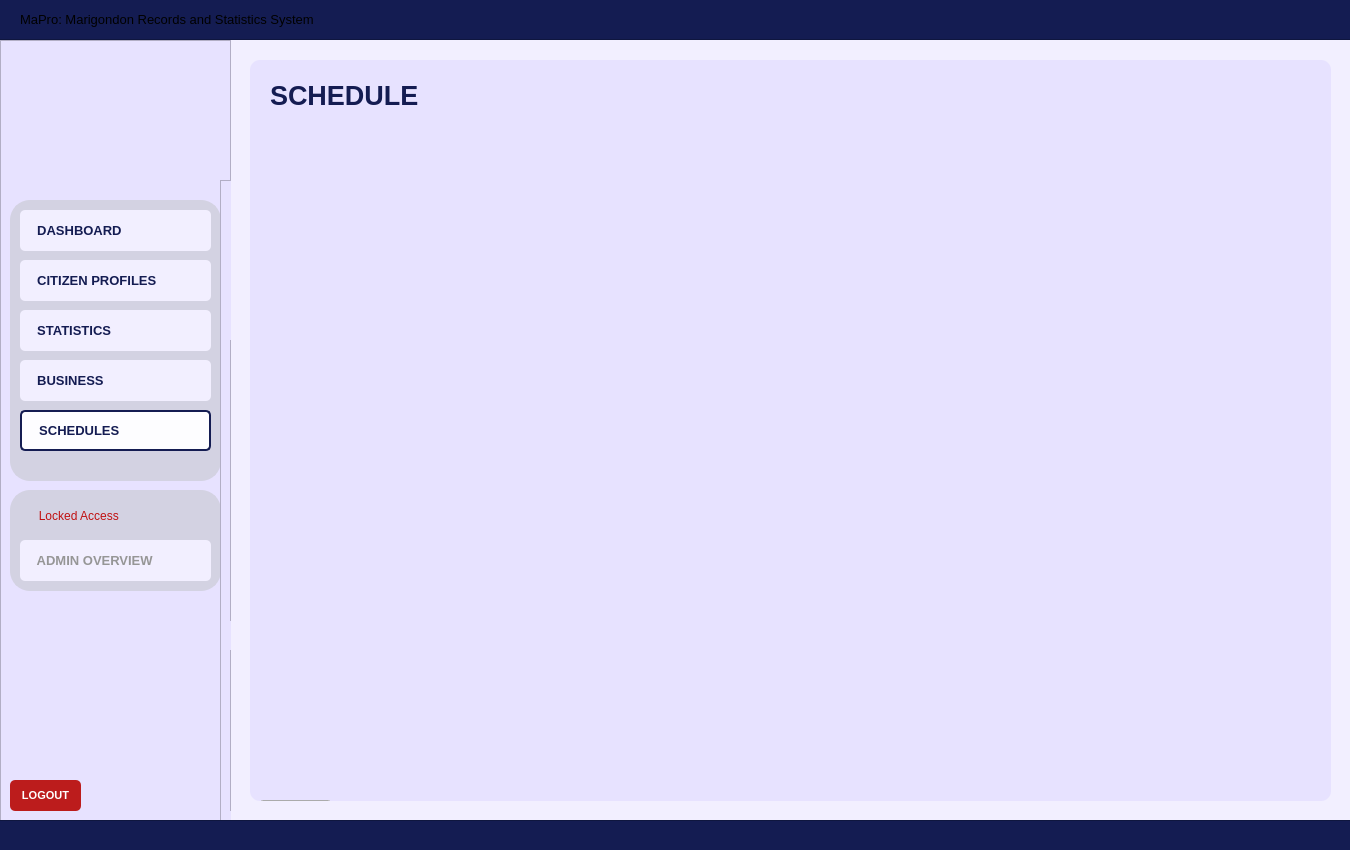
<?xml version="1.0" encoding="UTF-8"?>
<ui version="4.0">
 <class>User_dashboardWidget</class>
 <widget class="QWidget" name="User_dashboardWidget">
  <property name="geometry">
   <rect>
    <x>0</x>
    <y>0</y>
    <width>1350</width>
    <height>850</height>
   </rect>
  </property>
  <property name="sizePolicy">
   <sizepolicy hsizetype="Fixed" vsizetype="Fixed">
    <horstretch>0</horstretch>
    <verstretch>0</verstretch>
   </sizepolicy>
  </property>
  <property name="maximumSize">
   <size>
    <width>1350</width>
    <height>850</height>
   </size>
  </property>
  <property name="windowTitle">
   <string>Form</string>
  </property>
  <property name="styleSheet">
   <string notr="true">#User_dashboardWidget{
	background-color: #f2efff;
}</string>
  </property>
  <widget class="QFrame" name="baseNavFrame">
   <property name="geometry">
    <rect>
     <x>0</x>
     <y>40</y>
     <width>231</width>
     <height>781</height>
    </rect>
   </property>
   <property name="styleSheet">
    <string notr="true">#baseNavFrame {
	background-color: #e7e2ff;
}</string>
   </property>
   <property name="frameShape">
    <enum>QFrame::Shape::StyledPanel</enum>
   </property>
   <property name="frameShadow">
    <enum>QFrame::Shadow::Raised</enum>
   </property>
   <widget class="QFrame" name="baseNavFramesub1">
    <property name="geometry">
     <rect>
      <x>10</x>
      <y>160</y>
      <width>211</width>
      <height>281</height>
     </rect>
    </property>
    <property name="autoFillBackground">
     <bool>false</bool>
    </property>
    <property name="styleSheet">
     <string notr="true">#baseNavFramesub1{
	background-color: #d3d2e2;
	border-radius: 20px;
	border: 2px solid #d3d2e2;
	opacity: 0.1;
}</string>
    </property>
    <property name="frameShape">
     <enum>QFrame::Shape::StyledPanel</enum>
    </property>
    <property name="frameShadow">
     <enum>QFrame::Shadow::Raised</enum>
    </property>
    <widget class="QPushButton" name="nav_buttonDashboard">
     <property name="geometry">
      <rect>
       <x>10</x>
       <y>10</y>
       <width>191</width>
       <height>41</height>
      </rect>
     </property>
     <property name="font">
      <font>
       <family>Arial</family>
       <pointsize>10</pointsize>
       <bold>true</bold>
      </font>
     </property>
     <property name="cursor">
      <cursorShape>PointingHandCursor</cursorShape>
     </property>
     <property name="layoutDirection">
      <enum>Qt::LayoutDirection::LeftToRight</enum>
     </property>
     <property name="styleSheet">
      <string notr="true">#nav_buttonDashboard {
    background-color: #f2efff;
    color: #141c52;
    border-radius: 5px;
	text-align: left;
	padding: 10px;
}
#nav_buttonDashboard:hover {
    background-color: #fdfdff; /* Slightly lighter blue when hovered */
}
#nav_buttonDashboard:pressed {
    background-color: #e7e5f4; /* Darker blue when clicked */
}</string>
     </property>
     <property name="text">
      <string>  DASHBOARD</string>
     </property>
     <property name="icon">
      <iconset>
       <normaloff>../../Assets/Icons/icon_dashboard.svg</normaloff>../../Assets/Icons/icon_dashboard.svg</iconset>
     </property>
     <property name="iconSize">
      <size>
       <width>30</width>
       <height>30</height>
      </size>
     </property>
    </widget>
    <widget class="QPushButton" name="nav_buttonCitizenProfiles">
     <property name="geometry">
      <rect>
       <x>10</x>
       <y>60</y>
       <width>191</width>
       <height>41</height>
      </rect>
     </property>
     <property name="font">
      <font>
       <family>Arial</family>
       <pointsize>10</pointsize>
       <bold>true</bold>
      </font>
     </property>
     <property name="cursor">
      <cursorShape>PointingHandCursor</cursorShape>
     </property>
     <property name="styleSheet">
      <string notr="true">#nav_buttonCitizenProfiles {
    background-color: #f2efff;
    color: #141c52;
    border-radius: 5px;
	text-align: left;;
    padding: 10px; /* Optional: Adjusts spacing inside the button */
}
#nav_buttonCitizenProfiles:hover {
    background-color: #fdfdff; /* Slightly lighter blue when hovered */
}
#nav_buttonCitizenProfiles:pressed {
    background-color: #e7e5f4; /* Darker blue when clicked */
}</string>
     </property>
     <property name="text">
      <string>  CITIZEN PROFILES</string>
     </property>
     <property name="icon">
      <iconset>
       <normaloff>../../Assets/Icons/icon_citizenprofiles.svg</normaloff>../../Assets/Icons/icon_citizenprofiles.svg</iconset>
     </property>
     <property name="iconSize">
      <size>
       <width>30</width>
       <height>30</height>
      </size>
     </property>
    </widget>
    <widget class="QPushButton" name="nav_buttonStatistics">
     <property name="geometry">
      <rect>
       <x>10</x>
       <y>110</y>
       <width>191</width>
       <height>41</height>
      </rect>
     </property>
     <property name="font">
      <font>
       <family>Arial</family>
       <pointsize>10</pointsize>
       <bold>true</bold>
      </font>
     </property>
     <property name="cursor">
      <cursorShape>PointingHandCursor</cursorShape>
     </property>
     <property name="styleSheet">
      <string notr="true">#nav_buttonStatistics {
    background-color: #f2efff;
    color: #141c52;
    border-radius: 5px;
	text-align: left;
    padding: 10px; /* Optional: Adjusts spacing inside the button */
}
#nav_buttonStatistics:hover {
    background-color: #fdfdff; /* Slightly lighter blue when hovered */
}
#nav_buttonStatistics:pressed {
    background-color: #e7e5f4; /* Darker blue when clicked */
}
</string>
     </property>
     <property name="text">
      <string>  STATISTICS</string>
     </property>
     <property name="icon">
      <iconset>
       <normaloff>../../Assets/Icons/icon_statistics.svg</normaloff>../../Assets/Icons/icon_statistics.svg</iconset>
     </property>
     <property name="iconSize">
      <size>
       <width>30</width>
       <height>30</height>
      </size>
     </property>
    </widget>
    <widget class="QPushButton" name="nav_buttonSchedules">
     <property name="geometry">
      <rect>
       <x>10</x>
       <y>210</y>
       <width>191</width>
       <height>41</height>
      </rect>
     </property>
     <property name="font">
      <font>
       <family>Arial</family>
       <pointsize>10</pointsize>
       <bold>true</bold>
      </font>
     </property>
     <property name="cursor">
      <cursorShape>PointingHandCursor</cursorShape>
     </property>
     <property name="styleSheet">
      <string notr="true">#nav_buttonSchedules {
    background-color: #fdfdff;
    color: #141c52;
    border-radius: 5px;
	border: 2px solid #141c52; 
	text-align: left;
    padding: 10px; /* Optional: Adjusts spacing inside the button */
}
</string>
     </property>
     <property name="text">
      <string>  SCHEDULES</string>
     </property>
     <property name="icon">
      <iconset>
       <normaloff>../../Assets/Icons/icon_schedule.svg</normaloff>../../Assets/Icons/icon_schedule.svg</iconset>
     </property>
     <property name="iconSize">
      <size>
       <width>30</width>
       <height>30</height>
      </size>
     </property>
    </widget>
    <widget class="QPushButton" name="nav_buttonBusiness">
     <property name="geometry">
      <rect>
       <x>10</x>
       <y>160</y>
       <width>191</width>
       <height>41</height>
      </rect>
     </property>
     <property name="font">
      <font>
       <family>Arial</family>
       <pointsize>10</pointsize>
       <bold>true</bold>
      </font>
     </property>
     <property name="cursor">
      <cursorShape>PointingHandCursor</cursorShape>
     </property>
     <property name="autoFillBackground">
      <bool>false</bool>
     </property>
     <property name="styleSheet">
      <string notr="true">#nav_buttonBusiness {
    background-color: #f2efff;
    color: #141c52;
    border-radius: 5px;
	text-align: left;
    padding: 10px; /* Optional: Adjusts spacing inside the button */
}
#nav_buttonBusiness:hover {
    background-color: #fdfdff; /* Slightly lighter blue when hovered */
}
#nav_buttonBusiness:pressed {
    background-color: #e7e5f4; /* Darker blue when clicked */
}
</string>
     </property>
     <property name="text">
      <string>  BUSINESS</string>
     </property>
     <property name="icon">
      <iconset>
       <normaloff>../../Assets/Icons/icon_business.svg</normaloff>../../Assets/Icons/icon_business.svg</iconset>
     </property>
     <property name="iconSize">
      <size>
       <width>30</width>
       <height>30</height>
      </size>
     </property>
    </widget>
   </widget>
   <widget class="QFrame" name="baseNavFramesub2">
    <property name="geometry">
     <rect>
      <x>10</x>
      <y>450</y>
      <width>211</width>
      <height>101</height>
     </rect>
    </property>
    <property name="autoFillBackground">
     <bool>false</bool>
    </property>
    <property name="styleSheet">
     <string notr="true">#baseNavFramesub2{
	background-color: #d3d2e2;
	border-radius: 20px;
	border: 2px solid #d3d2e2;
	opacity: 0.1;
}</string>
    </property>
    <property name="frameShape">
     <enum>QFrame::Shape::StyledPanel</enum>
    </property>
    <property name="frameShadow">
     <enum>QFrame::Shadow::Raised</enum>
    </property>
    <widget class="QPushButton" name="nav_buttonAdminOverview">
     <property name="geometry">
      <rect>
       <x>10</x>
       <y>50</y>
       <width>191</width>
       <height>41</height>
      </rect>
     </property>
     <property name="font">
      <font>
       <family>Arial</family>
       <pointsize>10</pointsize>
       <bold>true</bold>
      </font>
     </property>
     <property name="cursor">
      <cursorShape>ForbiddenCursor</cursorShape>
     </property>
     <property name="styleSheet">
      <string notr="true">#nav_buttonAdminOverview {
    background-color: #f2efff;
    color: #969696;
    border-radius: 5px;
	text-align: left;
    padding: 10px; /* Optional: Adjusts spacing inside the button */
}
/*#nav_buttonAdminOverview:hover {
    background-color: #fdfdff;
}
#nav_buttonAdminOverview:pressed {
    background-color: #e7e5f4; 
}*/</string>
     </property>
     <property name="text">
      <string>  ADMIN OVERVIEW</string>
     </property>
     <property name="icon">
      <iconset>
       <normaloff>../../Assets/Icons/icon_adminoverview_off.svg</normaloff>../../Assets/Icons/icon_adminoverview_off.svg</iconset>
     </property>
     <property name="iconSize">
      <size>
       <width>30</width>
       <height>30</height>
      </size>
     </property>
    </widget>
    <widget class="QPushButton" name="nav_isLocked">
     <property name="geometry">
      <rect>
       <x>10</x>
       <y>10</y>
       <width>111</width>
       <height>31</height>
      </rect>
     </property>
     <property name="styleSheet">
      <string notr="true">#nav_isLocked{
	background-color: #d3d2e2;
	border-radius: 20px;
	border: 2px solid #d3d2e2;
	opacity: 0.1;
	color: #c01111;
}</string>
     </property>
     <property name="text">
      <string>  Locked Access</string>
     </property>
     <property name="icon">
      <iconset>
       <normaloff>../../Assets/Icons/icon_isLocked.svg</normaloff>../../Assets/Icons/icon_isLocked.svg</iconset>
     </property>
     <property name="iconSize">
      <size>
       <width>20</width>
       <height>20</height>
      </size>
     </property>
    </widget>
   </widget>
   <widget class="QLabel" name="nav_imageLogo">
    <property name="geometry">
     <rect>
      <x>70</x>
      <y>30</y>
      <width>91</width>
      <height>91</height>
     </rect>
    </property>
    <property name="font">
     <font>
      <family>Arial</family>
      <pointsize>18</pointsize>
      <bold>true</bold>
     </font>
    </property>
    <property name="styleSheet">
     <string notr="true">#nav_imageLogo{	
	background-color: transparent;
	color: #ffffff;
}
</string>
    </property>
    <property name="text">
     <string/>
    </property>
    <property name="pixmap">
     <pixmap>../Assets/logo_brgyClear.png</pixmap>
    </property>
    <property name="scaledContents">
     <bool>true</bool>
    </property>
   </widget>
   <widget class="QPushButton" name="logout_buttonLogout">
    <property name="geometry">
     <rect>
      <x>10</x>
      <y>740</y>
      <width>71</width>
      <height>31</height>
     </rect>
    </property>
    <property name="font">
     <font>
      <family>Arial</family>
      <pointsize>8</pointsize>
      <bold>true</bold>
     </font>
    </property>
    <property name="cursor">
     <cursorShape>PointingHandCursor</cursorShape>
    </property>
    <property name="styleSheet">
     <string notr="true">#logout_buttonLogout {
    background-color: #bc1c1c;
    color: white;
    border-radius: 5px;
    padding: 10px; /* Optional: Adjusts spacing inside the button */
}
#logout_buttonLogout:hover {
    background-color: #d82020; /* Slightly lighter blue when hovered */
}
#logout_buttonLogout:pressed {
    background-color: #8c1515; /* Darker blue when clicked */
}</string>
    </property>
    <property name="text">
     <string>LOGOUT</string>
    </property>
   </widget>
   <widget class="QFrame" name="baseNavFrame_2">
    <property name="geometry">
     <rect>
      <x>220</x>
      <y>140</y>
      <width>231</width>
      <height>781</height>
     </rect>
    </property>
    <property name="styleSheet">
     <string notr="true">background-color: #e7e2ff;</string>
    </property>
    <property name="frameShape">
     <enum>QFrame::Shape::StyledPanel</enum>
    </property>
    <property name="frameShadow">
     <enum>QFrame::Shadow::Raised</enum>
    </property>
    <widget class="QFrame" name="baseNavFramesub1_2">
     <property name="geometry">
      <rect>
       <x>10</x>
       <y>160</y>
       <width>211</width>
       <height>281</height>
      </rect>
     </property>
     <property name="autoFillBackground">
      <bool>false</bool>
     </property>
     <property name="styleSheet">
      <string notr="true">#baseNavFramesub1{
	background-color: #d3d2e2;
	border-radius: 20px;
	border: 2px solid #d3d2e2;
	opacity: 0.1;
}</string>
     </property>
     <property name="frameShape">
      <enum>QFrame::Shape::StyledPanel</enum>
     </property>
     <property name="frameShadow">
      <enum>QFrame::Shadow::Raised</enum>
     </property>
    </widget>
    <widget class="QFrame" name="baseNavFramesub2_2">
     <property name="geometry">
      <rect>
       <x>10</x>
       <y>470</y>
       <width>211</width>
       <height>161</height>
      </rect>
     </property>
     <property name="autoFillBackground">
      <bool>false</bool>
     </property>
     <property name="styleSheet">
      <string notr="true">#baseNavFramesub2{
	background-color: #d3d2e2;
	border-radius: 20px;
	border: 2px solid #d3d2e2;
	opacity: 0.1;
}</string>
     </property>
     <property name="frameShape">
      <enum>QFrame::Shape::StyledPanel</enum>
     </property>
     <property name="frameShadow">
      <enum>QFrame::Shadow::Raised</enum>
     </property>
    </widget>
    <widget class="QLabel" name="login_imageLogo_2">
     <property name="geometry">
      <rect>
       <x>70</x>
       <y>30</y>
       <width>91</width>
       <height>91</height>
      </rect>
     </property>
     <property name="font">
      <font>
       <family>Arial</family>
       <pointsize>18</pointsize>
       <bold>true</bold>
      </font>
     </property>
     <property name="styleSheet">
      <string notr="true">#login_imageLogo{	
	background-color: transparent;
	color: #ffffff;
}
</string>
     </property>
     <property name="text">
      <string/>
     </property>
     <property name="pixmap">
      <pixmap>../Assets/logo_brgyClear.png</pixmap>
     </property>
     <property name="scaledContents">
      <bool>true</bool>
     </property>
    </widget>
    <widget class="QPushButton" name="logout_buttonLogout_2">
     <property name="geometry">
      <rect>
       <x>10</x>
       <y>740</y>
       <width>71</width>
       <height>31</height>
      </rect>
     </property>
     <property name="font">
      <font>
       <family>Arial</family>
       <pointsize>8</pointsize>
       <bold>true</bold>
      </font>
     </property>
     <property name="cursor">
      <cursorShape>PointingHandCursor</cursorShape>
     </property>
     <property name="styleSheet">
      <string notr="true">#logout_buttonLogout {
    background-color: #bc1c1c;
    color: white;
    border-radius: 5px;
    padding: 10px; /* Optional: Adjusts spacing inside the button */
}
#logout_buttonLogout:hover {
    background-color: #d82020; /* Slightly lighter blue when hovered */
}
#logout_buttonLogout:pressed {
    background-color: #8c1515; /* Darker blue when clicked */
}</string>
     </property>
     <property name="text">
      <string>LOGOUT</string>
     </property>
    </widget>
   </widget>
  </widget>
  <widget class="QFrame" name="border_blueLines1">
   <property name="geometry">
    <rect>
     <x>-10</x>
     <y>-1</y>
     <width>1371</width>
     <height>41</height>
    </rect>
   </property>
   <property name="styleSheet">
    <string notr="true">#border_blueLines1{
	background-color: #141c52;
}
</string>
   </property>
   <property name="frameShape">
    <enum>QFrame::Shape::StyledPanel</enum>
   </property>
   <property name="frameShadow">
    <enum>QFrame::Shadow::Raised</enum>
   </property>
   <widget class="QLabel" name="title_bodyDashboardSystemTitle">
    <property name="geometry">
     <rect>
      <x>30</x>
      <y>0</y>
      <width>451</width>
      <height>41</height>
     </rect>
    </property>
    <property name="font">
     <font>
      <family>Arial</family>
      <pointsize>10</pointsize>
      <bold>false</bold>
     </font>
    </property>
    <property name="styleSheet">
     <string notr="true">#title_bodyDashboardSystemTitle {
	background-color: transparent;
	color: #white;
}
</string>
    </property>
    <property name="text">
     <string>MaPro: Marigondon Records and Statistics System</string>
    </property>
    <property name="alignment">
     <set>Qt::AlignmentFlag::AlignLeading|Qt::AlignmentFlag::AlignLeft|Qt::AlignmentFlag::AlignVCenter</set>
    </property>
   </widget>
  </widget>
  <widget class="QFrame" name="border_blueLines2">
   <property name="geometry">
    <rect>
     <x>-10</x>
     <y>820</y>
     <width>1381</width>
     <height>31</height>
    </rect>
   </property>
   <property name="styleSheet">
    <string notr="true">#border_blueLines2{
	background-color: #141c52;
}
</string>
   </property>
   <property name="frameShape">
    <enum>QFrame::Shape::StyledPanel</enum>
   </property>
   <property name="frameShadow">
    <enum>QFrame::Shadow::Raised</enum>
   </property>
  </widget>
  <widget class="QFrame" name="baseBodyFrame">
   <property name="geometry">
    <rect>
     <x>250</x>
     <y>60</y>
     <width>1081</width>
     <height>741</height>
    </rect>
   </property>
   <property name="styleSheet">
    <string notr="true">#baseBodyFrame {
	background-color: #e7e2ff;
	border: none;
	border-radius: 10px;
}</string>
   </property>
   <property name="frameShape">
    <enum>QFrame::Shape::StyledPanel</enum>
   </property>
   <property name="frameShadow">
    <enum>QFrame::Shadow::Raised</enum>
   </property>
   <widget class="QPushButton" name="logout_buttonLogout_3">
    <property name="geometry">
     <rect>
      <x>10</x>
      <y>740</y>
      <width>71</width>
      <height>31</height>
     </rect>
    </property>
    <property name="font">
     <font>
      <family>Arial</family>
      <pointsize>8</pointsize>
      <bold>true</bold>
     </font>
    </property>
    <property name="cursor">
     <cursorShape>PointingHandCursor</cursorShape>
    </property>
    <property name="styleSheet">
     <string notr="true">#logout_buttonLogout {
    background-color: #bc1c1c;
    color: white;
    border-radius: 5px;
    padding: 10px; /* Optional: Adjusts spacing inside the button */
}
#logout_buttonLogout:hover {
    background-color: #d82020; /* Slightly lighter blue when hovered */
}
#logout_buttonLogout:pressed {
    background-color: #8c1515; /* Darker blue when clicked */
}</string>
    </property>
    <property name="text">
     <string>LOGOUT</string>
    </property>
   </widget>
   <widget class="QLabel" name="title_bodySchedule">
    <property name="geometry">
     <rect>
      <x>20</x>
      <y>20</y>
      <width>381</width>
      <height>31</height>
     </rect>
    </property>
    <property name="font">
     <font>
      <family>Arial</family>
      <pointsize>20</pointsize>
      <bold>true</bold>
     </font>
    </property>
    <property name="styleSheet">
     <string notr="true">#title_bodySchedule {
	background-color: transparent;
	color: #141c52;
}
</string>
    </property>
    <property name="text">
     <string>SCHEDULE</string>
    </property>
   </widget>
  </widget>
 </widget>
 <resources/>
 <connections/>
</ui>
